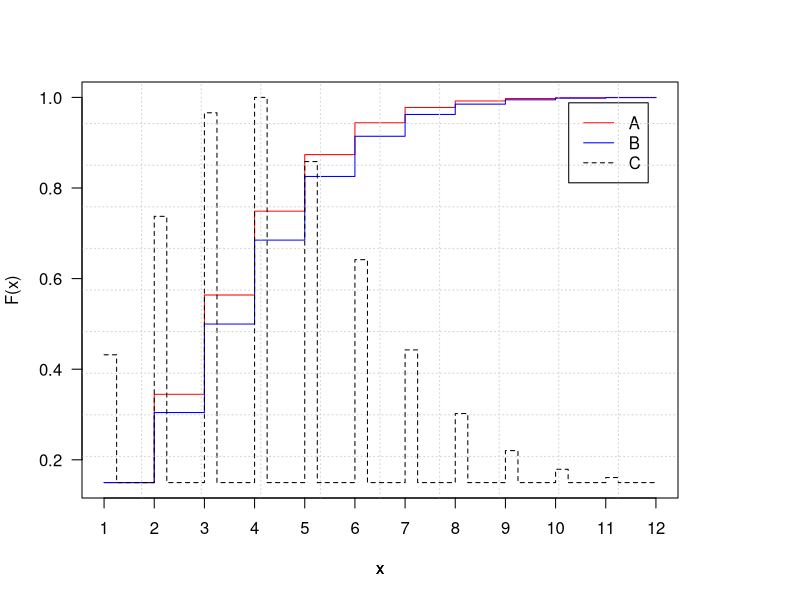

Write the R code that produced this figure.
#This program is coded by Nam Lethanh @IBI, ETH Z?rich.
#it serves as learning material for the course infrastructure maintenance management (IMM), which is designed for master students taking their study in civil engineering and management.

#------POTHOLE OCCURRENCE - POISSON PROCESSS-

#students take their own risk to use this code.


data <- read.csv("IMM-1-FS2014-renewaltheory-potholeoccurrence.csv",header=TRUE,sep=",") 
attach(data)

YearMax=50
#model <- glm(data$A~1, family="poisson")
#lambda=exp(coef(model))

#Step 1: Estimate the pothole occurrent rate of each road section

cat("QUESTION A - pothole occurrence rate at each road section \n")

cat("Pothole occurrence rate (lambda) of section A \n")
print(mean(data$A))
cat("Pothole occurrence rate (lambda) of section B \n")
print(mean(data$B))
cat("Pothole occurrence rate (lambda) of section C \n")
print(mean(data$C))

cat("Pothole occurrence rate (lambda) of town \n")
print(mean(data$A)+mean(data$B)+mean(data$C))


cat("QUESTION b - probability that N(t)=15 \n")

poissonf=function(lambda,n,t){exp(-lambda*t)*((lambda*t)^n)/factorial(n)}

n=20
lambda=mean(data$A)+mean(data$B)+mean(data$C)
  
P<-matrix(nrow=12) 

for (t in 1: 12){
  P[t]=poissonf(lambda,n,t)
  }
print(P)

plot.new()
par(mar=c(5, 4, 4, 6) + 0.1)


x <- seq(1, 12, 0.25)

plot(x, ppois(x, mean(data$A)), type = "s", ylab = "F(x)", main = "",axes=FALSE,lwd=1,col="red")


axis(2, ylim=c(0,1),col="black",las=1)  ## las=1 makes horizontal labels

axis(1,c(seq(1:12)))

par(new=TRUE)
plot(x, ppois(x, mean(data$B)), type = "s", ylab = "", main = "",axes=FALSE,lwd=1,col="blue")

par(new=TRUE)
plot(x, dpois(x, mean(data$C)), type = "s", ylab = "", main = "",axes=FALSE,lwd=1,col="black",lty=2)


#creating legend for the graph
legend("topright",inset=.05,legend=c("A","B","C"),lty=c(1,1,2),, lwd=c(1,1,1),col=c("red","blue","black"), horiz=F)


grid(10, 10, col = "lightgray", lty = "dotted",lwd = par("lwd"), equilogs = TRUE)
box()
